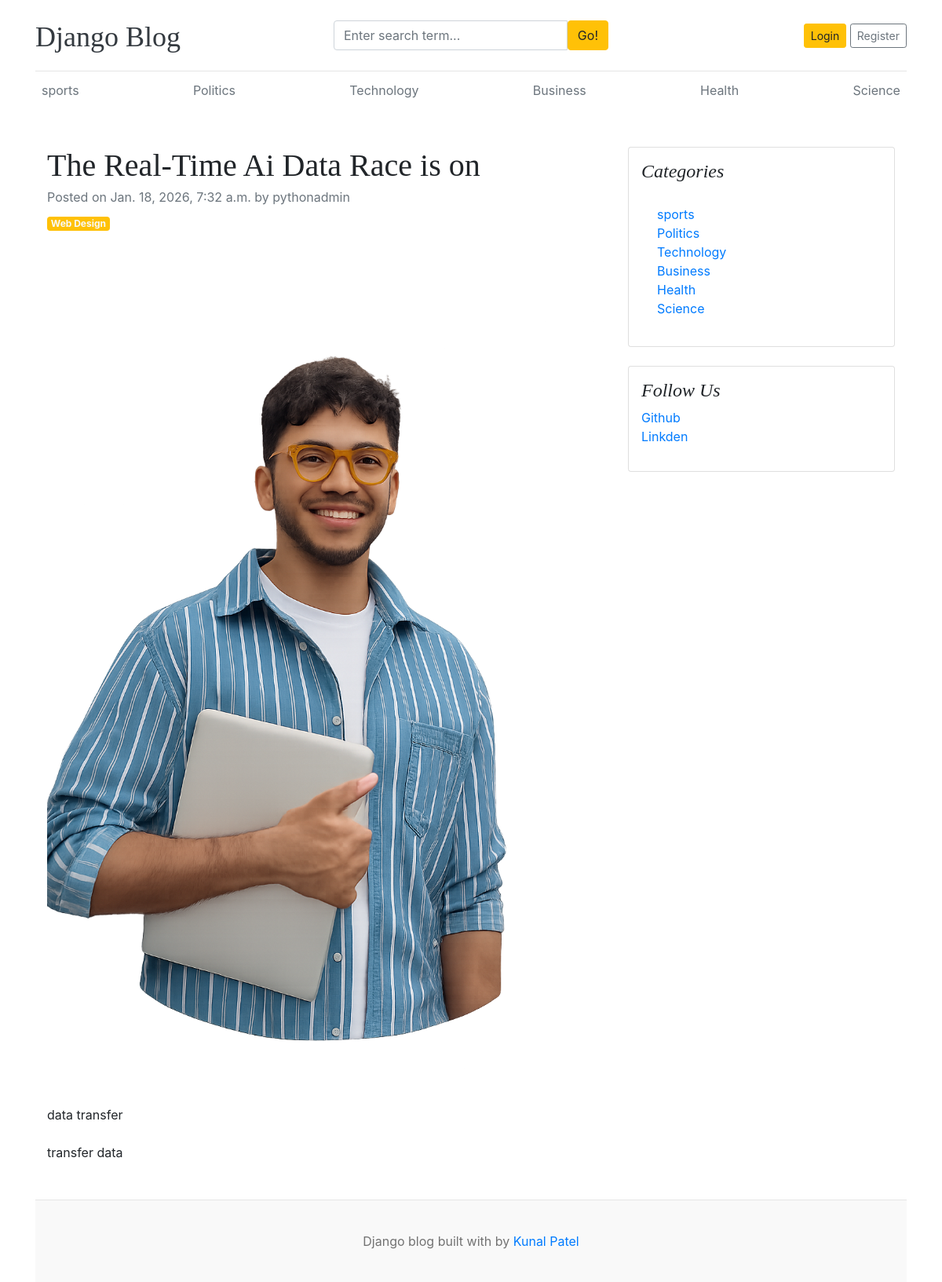
/blogs/the-real-time-ai-data-race-is-on/, run on an earlier commit of the app's database.
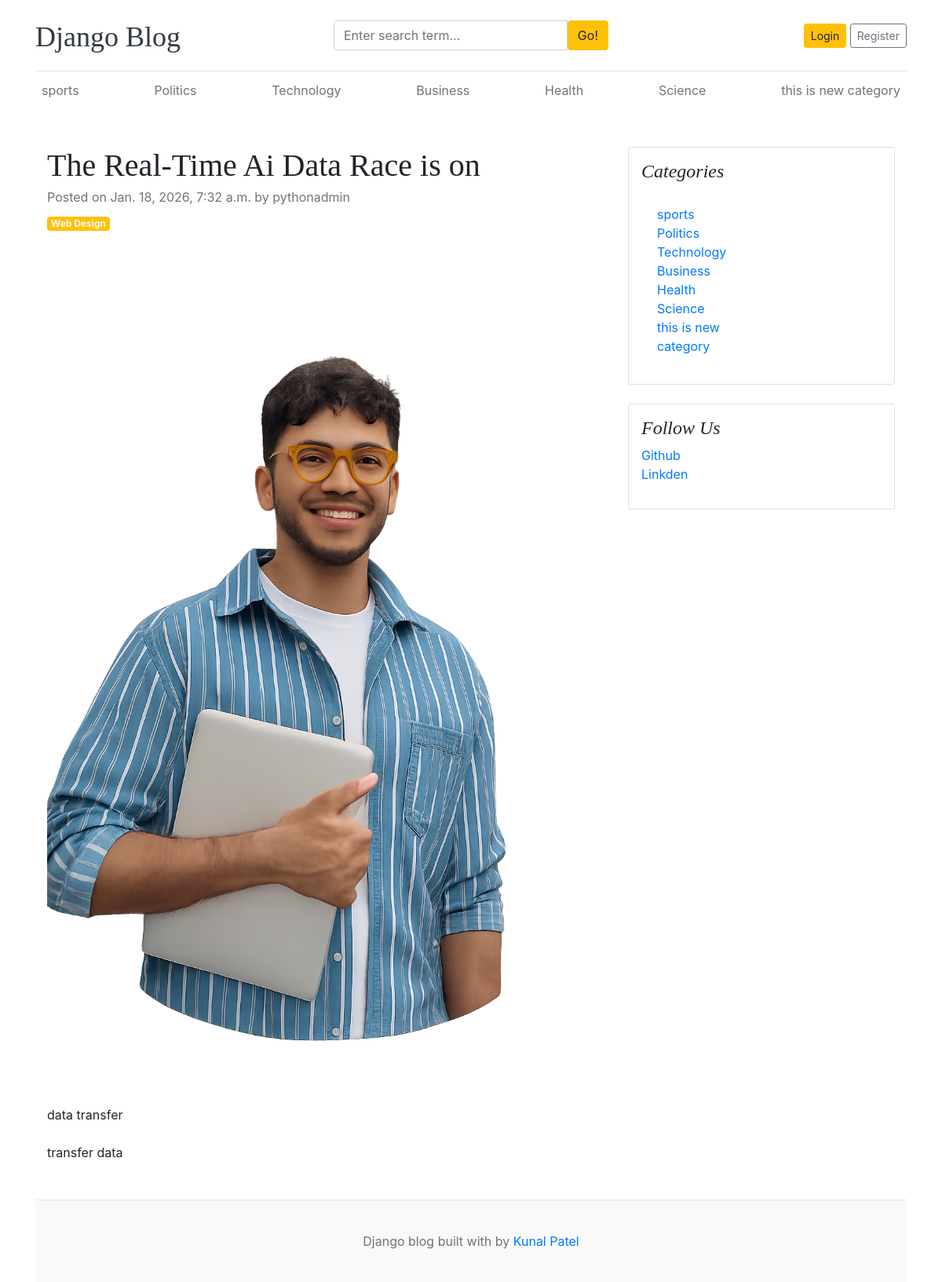
And on a later commit of the database.
### blogs/models.py (models this page shows, shortened)
class Category(models.Model):
    category_name = models.CharField(max_length=50, unique=True)
    created_at = models.DateTimeField(auto_now_add=True)
    updated_at = models.DateTimeField(auto_now=True)
    class Meta:
        verbose_name_plural = 'categories'

### assignments/models.py (models this page shows, shortened)
class SocialLink(models.Model):
    platform = models.CharField(max_length=25)
    link = models.URLField(max_length=100)
    created_at = models.DateTimeField(auto_now_add=True)
    updated_at = models.DateTimeField(auto_now=True)

### blogs/views.py (the view)
# urls.py: path('blogs/<slug:slug>/', BlogsView.blogs, name='blogs'),
def blogs(request, slug):
    single_blog = get_object_or_404(Blog, slug=slug, status='Published')
    context = {
        'single_blog': single_blog,
    }
    return render(request, 'blogs.html', context)

### blogs/context_processors.py (called while the page is built)
def get_categories(request):
    categories = Category.objects.all()
    return dict(categories=categories)

def get_social_links(request):
    social_links  = SocialLink.objects.all()
    return dict(social_links=social_links)

### templates/blogs.html
{% extends 'base.html' %}
{% block content %}
<div class="container mt-5">
    <div class="row">
        <div class="col-lg-8">
            <article>
                <header class="mb-4">
                    <h1 class="fw-bolder mb-1">{{ single_blog.title }}</h1>
                    <div class="text-muted fst-italic mb-2">Posted on {{ single_blog.created_at }} by {{single_blog.author}}</div>
                    <a class="badge bg-warning text-decoration-none text-light" href="#!">Web Design</a>
                </header>
                <figure class="mb-4"><img class="img-fluid rounded" src="{{ single_blog.featured_image.url}}" alt="..." /></figure>
                <section class="mb-5">
                    <p class="fs-5 mb-4">{{single_blog.short_description }}</p>
                    <p class="fs-5 mb-4">{{single_blog.blog_body }}</p>
                    </section>
            </article>
        </div>
        <div class="col-lg-4">
            <div class="card mb-4 p-3">
                <h4 class="font-italic">Categories</h4>
                <div class="card-body">
                    <div class="row">
                        <div class="col-sm-6">
                            <ul class="list-unstyled mb-0">
                                {% for cat in categories %}
                                <li><a href="{% url 'posts_by_category' cat.id %}">{{ cat.category_name }}</a></li>
                                {% endfor %}
                            </ul>
                        </div>
                    </div>
                </div>
            </div>
             {% if social_links %}
            <div class="card mb-4 p-3">
                <h4 class="font-italic">Follow Us</h4>
                <ol class="list-unstyled">
                    {% for i in social_links %}
                    <li><a href="{{i.link}}" target="_blank">{{ i.platform }} </a></li>
                    {% endfor %}
                </ol>
            </div>
            {% endif %}
        </div>
    </div>
</div>
{% endblock %}

### templates/base.html (shortened to what this page needs)
{% load static %}
<!DOCTYPE html>
<html lang="en">
<head>
    <link href="https://getbootstrap.com/docs/4.0/dist/css/bootstrap.min.css" rel="stylesheet">
    <link href="{% static 'css/blog.css' %}" rel="stylesheet">
    <link rel="stylesheet" href="https://cdnjs.cloudflare.com/ajax/libs/font-awesome/4.7.0/css/font-awesome.min.css">
</head>
<body>
    <div class="container">
      <header class="blog-header py-3">
        <div class="row flex-nowrap justify-content-between align-items-center">
          <div class="col-4 pt-1">
            <a class="blog-header-logo text-dark" href="/">Django Blog</a>
          </div>
          <div class="col-4">
            <form action="{% url 'search' %}" method="GET">
                <div class="input-group">
                    <input class="form-control" type="text"  name="keyword" placeholder="Enter search term..." aria-label="Enter search term..." aria-describedby="button-search" />
                    <button type="submit" class="btn btn-warning" id="button-search" type="button">Go!</button>
                  </div>
            </form>
          </div>
        <div class="col-4 d-flex justify-content-end align-items-center">
    {% if not user.is_authenticated %}
    <a class="btn btn-sm btn-warning" href="{% url 'login' %}">Login</a> &nbsp;
    <a class="btn btn-sm btn-outline-secondary" href="{% url 'register' %}">Register</a>
    {% else %}
    <span><a href="{% url 'dashboard' %}">Dashboard</a></span>
    &emsp;
    <span><a href="{% url 'logout' %}">Logout</a></span>
    {% endif %}
</div>
        </div>
      </header>
      <div class="nav-scroller py-1 mb-2">
        <nav class="nav d-flex justify-content-between">
          {% for cat in categories %}
          <a class="p-2 text-muted" href="{% url 'posts_by_category' cat.id %}">{{ cat.category_name }}</a>
          {% endfor %}
        </nav>
      </div>
      {% block content %}
      {% endblock %}
    <footer class="blog-footer">
      <p>Django blog built with by <a href="#">Kunal Patel</a></p>
    </footer>
    </body>
</html>

What changed in the data, as far as the page shows it:
added Category: category_name "this is new category"
